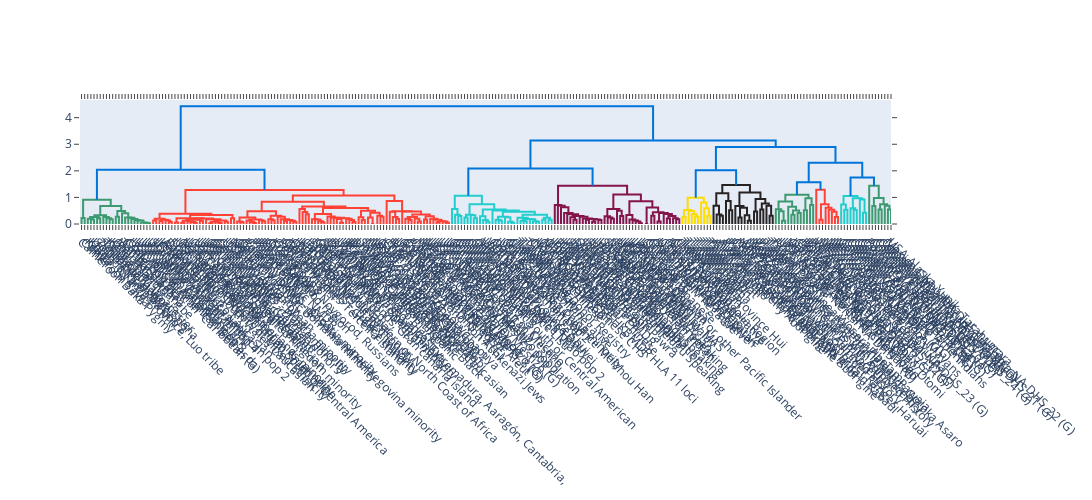

The notebook cell saved with this chart:
### Code cell
fig = ff.create_dendrogram(observations, 
                           orientation='bottom', 
                           labels = populations,
                           linkagefun=lambda x: linkage(x, linkage_method), 
                           distfun=lambda x: x,
                           color_threshold = color_threshold,
                           )
fig.update_layout(width=6000)
fig.update_layout(height=500)
fig.update_xaxes(tickangle=45)
fig.show()
